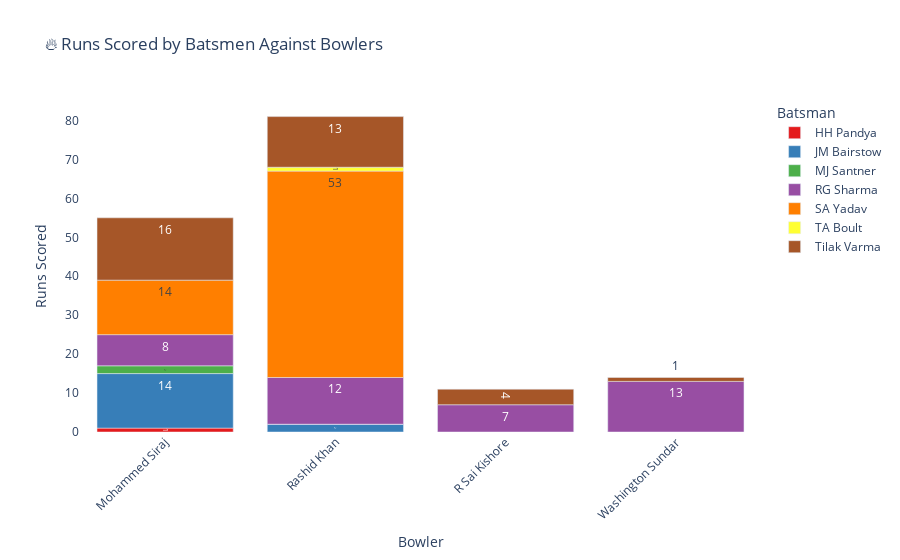

Notebook source saved alongside this figure:
### Code cell
import plotly.express as px
import pandas as pd

# Create the output DataFrame
batsman_vs_bowler_stats = h2h_bowlers_vs_batsmen_df[[
    "batsman", "bowler", "Runs_Conceded", "Balls_Bowled", "Wickets_Taken"
]].rename(columns={
    "batsman": "Batsman",
    "bowler": "Bowler",
    "Runs_Conceded": "Runs Scored",
    "Balls_Bowled": "Balls Faced",
    "Wickets_Taken": "Times Dismissed"
})

# Function to highlight high dismissal count
def highlight_dismissals(s):
    return ['background-color: lightcoral; font-weight: bold;' if v > 2 else '' for v in s]  # Highlight if dismissed > 2 times

# Apply styling to highlight high dismissal counts
styled_df = batsman_vs_bowler_stats.style.apply(highlight_dismissals, subset=["Times Dismissed"])

# Display the highlighted DataFrame
print("\n📊 **Batsman vs Bowler Performance Summary (Highlighted Dismissals)**\n")
display(styled_df)

# Create an interactive bar chart for runs scored
fig = px.bar(
    batsman_vs_bowler_stats, 
    x="Bowler", 
    y="Runs Scored",  
    color="Batsman", 
    text="Runs Scored",
    labels={
        "Bowler": "Bowler", 
        "Runs Scored": "Runs Scored", 
        "Batsman": "Batsman", 
        "Balls Faced": "Balls Faced",
        "Times Dismissed": "Times Dismissed"
    },
    title="🔥 Runs Scored by Batsmen Against Bowlers",
    hover_name="Batsman",
    hover_data={
        "Bowler": True, 
        "Runs Scored": True, 
        "Balls Faced": True, 
        "Times Dismissed": True  
    },
    color_discrete_sequence=px.colors.qualitative.Set1
)

# Update layout for better readability
fig.update_layout(
    xaxis=dict(title="Bowler", tickangle=-45),
    yaxis=dict(title="Runs Scored"),
    showlegend=True,
    plot_bgcolor="white"
)

# Show figure
fig.show()

### Figure 1 — Plotly figure (JSON) as saved in the notebook; plotly's stock layout.template omitted (floating-point values rounded to 4 significant figures)
{"data": [{"alignmentgroup": "True", "customdata": [[1, 0]], "hovertemplate": "<b>%{hovertext}</b><br><br>Batsman=HH Pandya<br>Bowler=%{x}<br>Runs Scored=%{text}<br>Balls Faced=%{customdata[0]}<br>Times Dismissed=%{customdata[1]}<extra></extra>", "hovertext": ["HH Pandya"], "legendgroup": "HH Pandya", "marker": {"color": "rgb(228,26,28)", "pattern": {"shape": ""}}, "name": "HH Pandya", "offsetgroup": "HH Pandya", "orientation": "v", "showlegend": true, "text": [1], "textposition": "auto", "type": "bar", "x": ["Mohammed Siraj"], "xaxis": "x", "y": [1], "yaxis": "y"}, {"alignmentgroup": "True", "customdata": [[10, 1], [2, 0]], "hovertemplate": "<b>%{hovertext}</b><br><br>Batsman=JM Bairstow<br>Bowler=%{x}<br>Runs Scored=%{text}<br>Balls Faced=%{customdata[0]}<br>Times Dismissed=%{customdata[1]}<extra></extra>", "hovertext": ["JM Bairstow", "JM Bairstow"], "legendgroup": "JM Bairstow", "marker": {"color": "rgb(55,126,184)", "pattern": {"shape": ""}}, "name": "JM Bairstow", "offsetgroup": "JM Bairstow", "orientation": "v", "showlegend": true, "text": [14, 2], "textposition": "auto", "type": "bar", "x": ["Mohammed Siraj", "Rashid Khan"], "xaxis": "x", "y": [14, 2], "yaxis": "y"}, {"alignmentgroup": "True", "customdata": [[3, 1], [2, 1]], "hovertemplate": "<b>%{hovertext}</b><br><br>Batsman=MJ Santner<br>Bowler=%{x}<br>Runs Scored=%{text}<br>Balls Faced=%{customdata[0]}<br>Times Dismissed=%{customdata[1]}<extra></extra>", "hovertext": ["MJ Santner", "MJ Santner"], "legendgroup": "MJ Santner", "marker": {"color": "rgb(77,175,74)", "pattern": {"shape": ""}}, "name": "MJ Santner", "offsetgroup": "MJ Santner", "orientation": "v", "showlegend": true, "text": [2, 0], "textposition": "auto", "type": "bar", "x": ["Mohammed Siraj", "Rashid Khan"], "xaxis": "x", "y": [2, 0], "yaxis": "y"}, {"alignmentgroup": "True", "customdata": [[6, 1], [11, 1], [13, 0], [5, 0]], "hovertemplate": "<b>%{hovertext}</b><br><br>Batsman=RG Sharma<br>Bowler=%{x}<br>Runs Scored=%{text}<br>Balls Faced=%{customdata[0]}<br>Times Dismissed=%{customdata[1]}<extra></extra>", "hovertext": ["RG Sharma", "RG Sharma", "RG Sharma", "RG Sharma"], "legendgroup": "RG Sharma", "marker": {"color": "rgb(152,78,163)", "pattern": {"shape": ""}}, "name": "RG Sharma", "offsetgroup": "RG Sharma", "orientation": "v", "showlegend": true, "text": [7, 12, 8, 13], "textposition": "auto", "type": "bar", "x": ["R Sai Kishore", "Rashid Khan", "Mohammed Siraj", "Washington Sundar"], "xaxis": "x", "y": [7, 12, 8, 13], "yaxis": "y"}, {"alignmentgroup": "True", "customdata": [[7, 0], [28, 0]], "hovertemplate": "<b>%{hovertext}</b><br><br>Batsman=SA Yadav<br>Bowler=%{x}<br>Runs Scored=%{text}<br>Balls Faced=%{customdata[0]}<br>Times Dismissed=%{customdata[1]}<extra></extra>", "hovertext": ["SA Yadav", "SA Yadav"], "legendgroup": "SA Yadav", "marker": {"color": "rgb(255,127,0)", "pattern": {"shape": ""}}, "name": "SA Yadav", "offsetgroup": "SA Yadav", "orientation": "v", "showlegend": true, "text": [14, 53], "textposition": "auto", "type": "bar", "x": ["Mohammed Siraj", "Rashid Khan"], "xaxis": "x", "y": [14, 53], "yaxis": "y"}, {"alignmentgroup": "True", "customdata": [[3, 0]], "hovertemplate": "<b>%{hovertext}</b><br><br>Batsman=TA Boult<br>Bowler=%{x}<br>Runs Scored=%{text}<br>Balls Faced=%{customdata[0]}<br>Times Dismissed=%{customdata[1]}<extra></extra>", "hovertext": ["TA Boult"], "legendgroup": "TA Boult", "marker": {"color": "rgb(255,255,51)", "pattern": {"shape": ""}}, "name": "TA Boult", "offsetgroup": "TA Boult", "orientation": "v", "showlegend": true, "text": [1], "textposition": "auto", "type": "bar", "x": ["Rashid Khan"], "xaxis": "x", "y": [1], "yaxis": "y"}, {"alignmentgroup": "True", "customdata": [[12, 2], [14, 0], [4, 0], [1, 0]], "hovertemplate": "<b>%{hovertext}</b><br><br>Batsman=Tilak Varma<br>Bowler=%{x}<br>Runs Scored=%{text}<br>Balls Faced=%{customdata[0]}<br>Times Dismissed=%{customdata[1]}<extra></extra>", "hovertext": ["Tilak Varma", "Tilak Varma", "Tilak Varma", "Tilak Varma"], "legendgroup": "Tilak Varma", "marker": {"color": "rgb(166,86,40)", "pattern": {"shape": ""}}, "name": "Tilak Varma", "offsetgroup": "Tilak Varma", "orientation": "v", "showlegend": true, "text": [13, 16, 4, 1], "textposition": "auto", "type": "bar", "x": ["Rashid Khan", "Mohammed Siraj", "R Sai Kishore", "Washington Sundar"], "xaxis": "x", "y": [13, 16, 4, 1], "yaxis": "y"}], "layout": {"autosize": true, "barmode": "relative", "legend": {"title": {"text": "Batsman"}, "tracegroupgap": 0}, "plot_bgcolor": "white", "showlegend": true, "title": {"text": "🔥 Runs Scored by Batsmen Against Bowlers"}, "xaxis": {"anchor": "y", "autorange": true, "domain": [0, 1], "range": [-0.5, 3.5], "tickangle": -45, "title": {"text": "Bowler"}, "type": "category"}, "yaxis": {"anchor": "x", "autorange": true, "domain": [0, 1], "range": [0, 85.26], "title": {"text": "Runs Scored"}, "type": "linear"}}}
